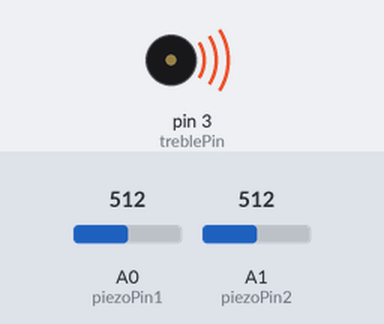
Bench run of a sketch on a simulated Arduino Uno, built with avr-gcc and run on an emulated ATmega328P. Shown: buzzer (waves = sounding). The test bench sets the inputs (shaded band); at power-on: A0 (piezoPin1) = 512, A1 (piezoPin2) = 512. What the sketch prints to the serial monitor is not drawn.

Above: at 0.05 s.
At 3.42 s:
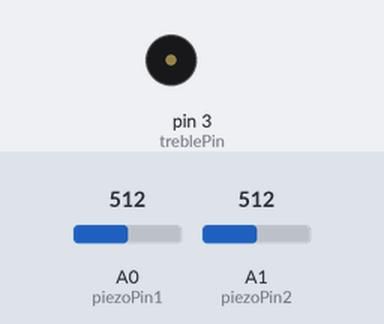
Timing chart, 0 to 4.0 s (numbered marks = the images above):
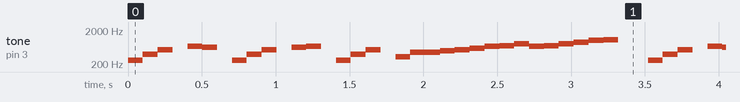

Measured:
- by itself, tone on pin 3 (treblePin): plays 262 Hz for 0.10 s, 392 Hz for 0.10 s, 523 Hz for 0.10 s, 659 Hz for 0.10 s, 622 Hz for 0.10 s, 262 Hz for 0.10 s … (999 notes in this stretch)

The sketch:

tsz.ino
```cpp
#include "pitches.h"
#ifdef REST
# undef REST
#endif
#define REST -1

int treblePin = 3;
int piezoPin1 = A0;
int piezoPin2 = A1;

int threshold = 50;

int currentNote = 0;

int pauseTime = 100;

int trebleNotes[] = {NOTE_C4, NOTE_G4, NOTE_C5, REST, NOTE_E5, NOTE_DS5, REST,
    NOTE_C4, NOTE_G4, NOTE_C5, REST, NOTE_DS5, NOTE_E5, REST, NOTE_C4, NOTE_G4,
    NOTE_C5, REST, NOTE_E4, NOTE_A4, NOTE_A4, NOTE_B4, NOTE_C5, NOTE_D5, NOTE_E5,
    NOTE_F5, NOTE_G5, NOTE_E5, NOTE_F5, NOTE_G5, NOTE_A5, NOTE_B5, NOTE_C6, REST};

void waitForKnock() {
  int sense1, sense2;
  while (true) {
      sense1 = analogRead(piezoPin1);
      sense2 = analogRead(piezoPin2);
      if (sense1 > threshold || sense2 > threshold)
        break;
      Serial.print(threshold - sense1);
      Serial.print(", ");
      Serial.println(threshold - sense2);
    }
    Serial.println(sense1);
    Serial.println(sense2);
}

void playNextNote() {
    if (trebleNotes[currentNote] == REST)
        noTone(treblePin);
    else if (currentNote <= 33)
        tone(treblePin, trebleNotes[currentNote]);
    else
        currentNote = -1;
    currentNote++;
}

void setup() {
  Serial.begin(9600);
}

void loop() {
    waitForKnock();
    playNextNote();
    delay(pauseTime);
}
```
